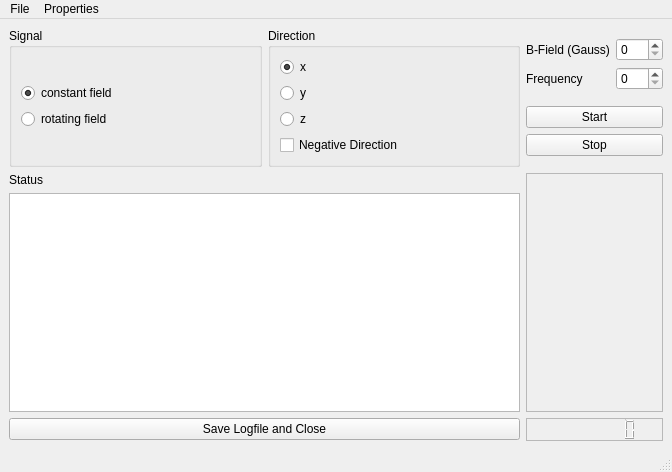
<?xml version="1.0" encoding="UTF-8"?>
<ui version="4.0">
 <class>MainWindow</class>
 <widget class="QMainWindow" name="MainWindow">
  <property name="geometry">
   <rect>
    <x>0</x>
    <y>0</y>
    <width>672</width>
    <height>472</height>
   </rect>
  </property>
  <property name="windowTitle">
   <string>MainWindow</string>
  </property>
  <widget class="QWidget" name="centralwidget">
   <layout class="QGridLayout" name="gridLayout_4">
    <item row="0" column="0">
     <layout class="QGridLayout" name="gridLayout_7">
      <item row="0" column="0">
       <widget class="QGroupBox" name="groupBox_2">
        <property name="title">
         <string>Signal</string>
        </property>
        <layout class="QGridLayout" name="gridLayout_6">
         <item row="0" column="0">
          <layout class="QVBoxLayout" name="verticalLayout_2">
           <item>
            <widget class="QRadioButton" name="const_field">
             <property name="text">
              <string>constant field</string>
             </property>
             <property name="checked">
              <bool>true</bool>
             </property>
            </widget>
           </item>
           <item>
            <widget class="QRadioButton" name="rot_field">
             <property name="text">
              <string>rotating field</string>
             </property>
            </widget>
           </item>
          </layout>
         </item>
        </layout>
       </widget>
      </item>
      <item row="0" column="1">
       <widget class="QGroupBox" name="groupBox">
        <property name="title">
         <string>Direction</string>
        </property>
        <layout class="QGridLayout" name="gridLayout_5">
         <item row="0" column="0">
          <layout class="QVBoxLayout" name="verticalLayout">
           <item>
            <widget class="QRadioButton" name="x_dir">
             <property name="text">
              <string>x</string>
             </property>
             <property name="checked">
              <bool>true</bool>
             </property>
            </widget>
           </item>
           <item>
            <widget class="QRadioButton" name="y_dir">
             <property name="text">
              <string>y</string>
             </property>
            </widget>
           </item>
           <item>
            <widget class="QRadioButton" name="z_dir">
             <property name="text">
              <string>z</string>
             </property>
            </widget>
           </item>
           <item>
            <widget class="QCheckBox" name="neg_dir">
             <property name="text">
              <string>Negative Direction</string>
             </property>
            </widget>
           </item>
          </layout>
         </item>
        </layout>
       </widget>
      </item>
     </layout>
    </item>
    <item row="0" column="1">
     <layout class="QGridLayout" name="gridLayout_2">
      <item row="0" column="0">
       <layout class="QGridLayout" name="gridLayout">
        <item row="0" column="0">
         <widget class="QLabel" name="label">
          <property name="text">
           <string>B-Field (Gauss)</string>
          </property>
         </widget>
        </item>
        <item row="0" column="1">
         <widget class="QSpinBox" name="box_bfield">
          <property name="maximum">
           <number>360</number>
          </property>
         </widget>
        </item>
        <item row="1" column="0">
         <widget class="QLabel" name="label_2">
          <property name="text">
           <string>Frequency</string>
          </property>
         </widget>
        </item>
        <item row="1" column="1">
         <widget class="QSpinBox" name="box_freq">
          <property name="maximum">
           <number>360</number>
          </property>
         </widget>
        </item>
       </layout>
      </item>
      <item row="1" column="0">
       <layout class="QGridLayout" name="gridLayout_3">
        <item row="1" column="0">
         <widget class="QPushButton" name="btn_stop">
          <property name="text">
           <string>Stop</string>
          </property>
         </widget>
        </item>
        <item row="0" column="0">
         <widget class="QPushButton" name="btn_start">
          <property name="text">
           <string>Start</string>
          </property>
         </widget>
        </item>
       </layout>
      </item>
     </layout>
    </item>
    <item row="1" column="0">
     <layout class="QGridLayout" name="gridLayout_11">
      <item row="1" column="0">
       <widget class="QLabel" name="label_status">
        <property name="autoFillBackground">
         <bool>true</bool>
        </property>
        <property name="text">
         <string>Status</string>
        </property>
       </widget>
      </item>
      <item row="2" column="0">
       <widget class="QTextBrowser" name="text_status"/>
      </item>
     </layout>
    </item>
    <item row="1" column="1">
     <widget class="QSplitter" name="splitter">
      <property name="orientation">
       <enum>Qt::Vertical</enum>
      </property>
      <widget class="QLabel" name="label_field">
       <property name="font">
        <font>
         <family>Arial</family>
         <pointsize>14</pointsize>
         <weight>75</weight>
         <bold>true</bold>
        </font>
       </property>
       <property name="frameShape">
        <enum>QFrame::StyledPanel</enum>
       </property>
       <property name="text">
        <string/>
       </property>
       <property name="alignment">
        <set>Qt::AlignCenter</set>
       </property>
      </widget>
     </widget>
    </item>
    <item row="2" column="0">
     <widget class="QPushButton" name="btn_close">
      <property name="text">
       <string>Save Logfile and Close</string>
      </property>
     </widget>
    </item>
    <item row="2" column="1">
     <widget class="QLCDNumber" name="lcd_time">
      <property name="font">
       <font>
        <weight>50</weight>
        <italic>false</italic>
        <bold>false</bold>
        <strikeout>false</strikeout>
       </font>
      </property>
      <property name="frameShape">
       <enum>QFrame::StyledPanel</enum>
      </property>
      <property name="frameShadow">
       <enum>QFrame::Sunken</enum>
      </property>
      <property name="smallDecimalPoint">
       <bool>false</bool>
      </property>
      <property name="numDigits">
       <number>8</number>
      </property>
      <property name="segmentStyle">
       <enum>QLCDNumber::Outline</enum>
      </property>
     </widget>
    </item>
   </layout>
  </widget>
  <widget class="QMenuBar" name="menubar">
   <property name="geometry">
    <rect>
     <x>0</x>
     <y>0</y>
     <width>672</width>
     <height>21</height>
    </rect>
   </property>
   <widget class="QMenu" name="menuFile">
    <property name="title">
     <string>File</string>
    </property>
    <addaction name="menu_close"/>
   </widget>
   <widget class="QMenu" name="menuCalibration">
    <property name="title">
     <string>Properties</string>
    </property>
    <addaction name="menu_calib"/>
    <addaction name="manue_newcalib"/>
   </widget>
   <addaction name="menuFile"/>
   <addaction name="menuCalibration"/>
  </widget>
  <widget class="QStatusBar" name="statusbar"/>
  <action name="menu_calib">
   <property name="text">
    <string>Choose calibration</string>
   </property>
  </action>
  <action name="menu_close">
   <property name="text">
    <string>Save Log &amp; Close</string>
   </property>
  </action>
  <action name="manue_newcalib">
   <property name="text">
    <string>Set new calibration</string>
   </property>
  </action>
 </widget>
 <resources/>
 <connections>
  <connection>
   <sender>btn_start</sender>
   <signal>released()</signal>
   <receiver>label_status</receiver>
   <slot>update()</slot>
   <hints>
    <hint type="sourcelabel">
     <x>71</x>
     <y>46</y>
    </hint>
    <hint type="destinationlabel">
     <x>153</x>
     <y>397</y>
    </hint>
   </hints>
  </connection>
 </connections>
</ui>
